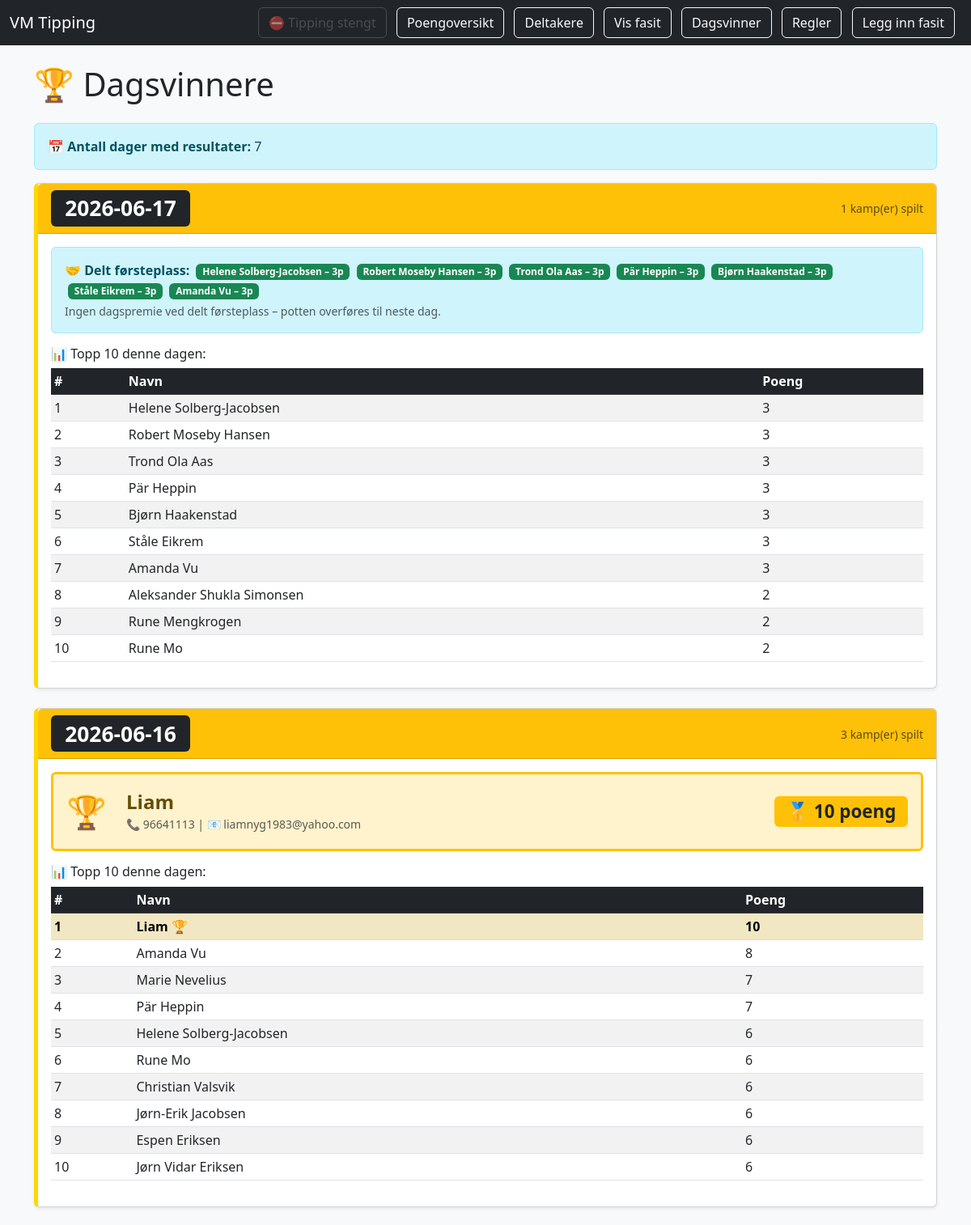
/dagsvinner (upper part), run on the app's committed database.
### tables this page shows
CREATE TABLE tips (
        id INTEGER PRIMARY KEY AUTOINCREMENT,
        navn TEXT,
        telefon TEXT,
        epost TEXT,
        kamp_id INTEGER,
        hjemmelag TEXT,
        bortelag TEXT,
        mål_hjemme INTEGER,
        mål_borte INTEGER,
        resultat TEXT
    );

### app.py (the view)
@app.route('/dagsvinner')
def dagsvinner():
    conn = sqlite3.connect(DB_PATH)
    c = conn.cursor()
    c.execute('SELECT DISTINCT dato FROM resultater WHERE dato IS NOT NULL ORDER BY dato DESC')
    datoer = [row[0] for row in c.fetchall()]
    dagsvinnere = []
    for dato in datoer:
        c.execute('SELECT kamp_id, mål_hjemme, mål_borte, resultat FROM resultater WHERE dato = ?', (dato,))
        dagens_kamper = {row[0]: {"mål_hjemme": row[1], "mål_borte": row[2], "resultat": row[3]} for row in c.fetchall()}
        if not dagens_kamper: continue
        c.execute('SELECT navn, telefon, epost, kamp_id, mål_hjemme, mål_borte, resultat FROM tips')
        bruker_poeng = {}
        for navn, telefon, epost, kid, mål_hjemme, mål_borte, resultat in c.fetchall():
            if kid in dagens_kamper:
                key = (navn, telefon, epost)
                if key not in bruker_poeng: bruker_poeng[key] = 0
                bruker_poeng[key] += beregn_poeng(mål_hjemme, mål_borte, resultat, dagens_kamper[kid])
        if bruker_poeng:
            max_poeng = max(bruker_poeng.values())
            sortert = sorted(bruker_poeng.items(), key=lambda x: x[1], reverse=True)
            topp10 = sortert[:10]
            vinnere = [(n, t, e, p) for (n, t, e), p in bruker_poeng.items() if p == max_poeng]
            dagsvinnere.append({'dato': dato, 'antall_kamper': len(dagens_kamper),
                                'vinnere': vinnere, 'max_poeng': max_poeng, 'topp10': topp10})
    conn.close()
    return render_template('dagsvinner.html', dagsvinnere=dagsvinnere)

### app.py (called while the page is built)
def er_tipping_stengt():
    return datetime.now(NORSK_TZ) >= FRIST

@app.context_processor
def inject_tipping_stengt():
    return {'tipping_stengt': er_tipping_stengt()}

def beregn_poeng(mål_hjemme, mål_borte, resultat, res):
    poeng = 0
    if resultat == res['resultat']: poeng += 2
    if int(mål_hjemme) == res['mål_hjemme']: poeng += 1
    if int(mål_borte) == res['mål_borte']: poeng += 1
    if int(mål_hjemme) == res['mål_hjemme'] and int(mål_borte) == res['mål_borte']:
        poeng = 5
    return poeng

### templates/dagsvinner.html (shortened to what this page needs)
<!DOCTYPE html>
<html lang="no">
<head>
    <link href="https://cdn.jsdelivr.net/npm/bootstrap@5.3.0/dist/css/bootstrap.min.css" rel="stylesheet">
</head>
<body class="bg-light">
<nav class="navbar navbar-expand-lg navbar-dark bg-dark mb-4">
    <div class="container-fluid">
        <a class="navbar-brand" href="/">VM Tipping</a>
        <div>
            {% if tipping_stengt %}
            <span class="btn btn-outline-secondary me-2 disabled" style="opacity:0.5; cursor:not-allowed;">⛔ Tipping stengt</span>
            {% else %}
            <a class="btn btn-outline-light me-2" href="/tips">Legg inn tips</a>
            {% endif %}
            <a class="btn btn-outline-light me-2" href="/poeng">Poengoversikt</a>
            <a class="btn btn-outline-light me-2" href="/deltakere">Deltakere</a>
            <a class="btn btn-outline-light me-2" href="/fasit">Vis fasit</a>
            <a class="btn btn-outline-light me-2" href="/dagsvinner">Dagsvinner</a>
            <a class="btn btn-outline-light me-2" href="/regler">Regler</a>
            <a class="btn btn-outline-light me-2" href="/resultater">Legg inn fasit</a>
        </div>
    </div>
</nav>
<div class="container">
    <h1 class="mb-4">🏆 Dagsvinnere</h1>
    {% if dagsvinnere %}
        <div class="alert alert-info">
            <strong>📅 Antall dager med resultater:</strong> {{ dagsvinnere|length }}
        </div>
        {% for dag in dagsvinnere %}
        <div class="card winner-card shadow-sm mb-4">
            <div class="card-header bg-warning">
                <div class="row align-items-center">
                    <div class="col-md-8">
                        <h4 class="mb-0">
                            <span class="badge bg-dark date-badge">{{ dag.dato }}</span>
                        </h4>
                    </div>
                    <div class="col-md-4 text-end">
                        <small class="text-muted">{{ dag.antall_kamper }} kamp(er) spilt</small>
                    </div>
                </div>
            </div>
            <div class="card-body">
                {% set kun_en_vinner = dag.vinnere|length == 1 %}
                {% if kun_en_vinner %}
                <div class="alert alert-warning border-warning mb-3" style="border-width:3px!important;">
                    <div class="row align-items-center">
                        <div class="col-auto">
                            <span style="font-size:2.5em;">🏆</span>
                        </div>
                        <div class="col">
                            <h4 class="mb-0 fw-bold">{{ dag.vinnere[0][0] }}</h4>
                            <small class="text-muted">📞 {{ dag.vinnere[0][1] }} | 📧 {{ dag.vinnere[0][2] }}</small>
                        </div>
                        <div class="col-auto">
                            <span class="badge bg-warning text-dark" style="font-size:1.4em;">
                                🥇 {{ dag.vinnere[0][3] }} poeng
                            </span>
                        </div>
                    </div>
                </div>
                {% else %}
                <div class="alert alert-info mb-3">
                    <strong>🤝 Delt førsteplass:</strong>
                    {% for v in dag.vinnere %}
                    <span class="badge bg-success ms-1">{{ v[0] }} – {{ v[3] }}p</span>
                    {% endfor %}
                    <small class="d-block mt-1 text-muted">Ingen dagspremie ved delt førsteplass – potten overføres til neste dag.</small>
                </div>
                {% endif %}
                <h6 class="mt-3">📊 Topp 10 denne dagen:</h6>
                <table class="table table-sm table-striped">
                    <thead class="table-dark">
                        <tr><th>#</th><th>Navn</th><th>Poeng</th></tr>
                    </thead>
                    <tbody>
                        {% for (navn, tlf, epost), poeng in dag.topp10 %}
                        <tr {% if kun_en_vinner and navn == dag.vinnere[0][0] %}class="table-warning fw-bold"{% endif %}>
                            <td>{{ loop.index }}</td>
                            <td>{{ navn }}{% if kun_en_vinner and loop.index == 1 %} 🏆{% endif %}</td>
                            <td>{{ poeng }}</td>
                        </tr>
                        {% endfor %}
                    </tbody>
                </table>
            </div>
        </div>
        {% endfor %}
    {% else %}
        <div class="alert alert-warning">
            <h4>⚠️ Ingen dagsvinnere ennå</h4>
            <p>Det er ikke registrert noen kampresultater med dato ennå.</p>
            <a href="/resultater" class="btn btn-primary">Legg inn fasit med dato</a>
        </div>
    {% endif %}
</div>
</body>
</html>

### templates/dagsvinner.html (style rules this page uses)
.winner-card { transition: transform 0.2s; border-left: 5px solid #ffd700; }
.date-badge { font-size: 1.1em; }

### data on the page
tips: navn "Helene Solberg-Jacobsen", mål_borte "3", topp10 "Helene Solberg-Jacobsen"
tips: navn "Robert Moseby Hansen", mål_borte "3", topp10 "Robert Moseby Hansen"
tips: navn "Trond Ola Aas", mål_borte "3", topp10 "Trond Ola Aas"
tips: navn "Pär Heppin", v "3", topp10 "Pär Heppin"
tips: navn "Bjørn Haakenstad", v "3", topp10 "Bjørn Haakenstad"
tips: navn "Ståle Eikrem", mål_borte "3", topp10 "Ståle Eikrem"
tips: navn "Amanda Vu", v "3", topp10 "Amanda Vu"
tips: topp10 "Aleksander Shukla Simonsen"
tips: topp10 "Rune Mengkrogen"
tips: topp10 "Rune Mo"
tips: navn "Liam", telefon "96641113", epost "liamnyg1983@yahoo.com", topp10 "Liam"
tips: topp10 "Amanda Vu"
tips: topp10 "Marie Nevelius"
tips: topp10 "Pär Heppin"
tips: topp10 "Helene Solberg-Jacobsen"
tips: topp10 "Rune Mo"
tips: topp10 "Christian Valsvik"
tips: topp10 "Jørn-Erik Jacobsen"
tips: topp10 "Espen Eriksen"
tips: topp10 "Jørn Vidar Eriksen"

### other printed values
{{ dagsvinnere|length }} "7"
{{ dag.dato }} "2026-06-17" "2026-06-16"
{{ dag.antall_kamper }} "1" "3"
{{ poeng }} "3" "3" "3" "3" "3" "3" "3" "2" "2" "2" "10" "8" "7" "7" "6" "6" "6" "6" "6" "6"
{{ dag.vinnere[0][3] }} "10"
